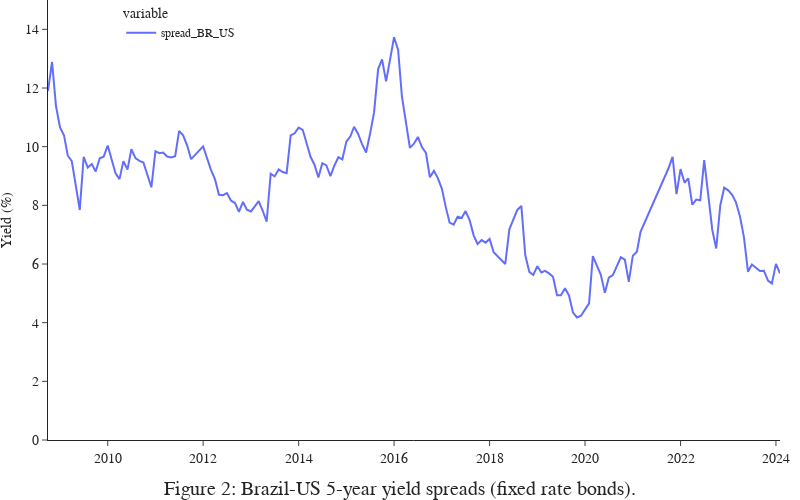

Here is the notebook cell this chart was saved with:
### Code cell
import plotly.graph_objects as go
import plotly.express as px

fig = px.line(data, x=data.index, y=['spread_BR_US',],
              title='Figure 2: Brazil-US 5-year yield spreads (fixed rate bonds).')

fig.update_layout(
    template='simple_white',
    margin=dict(l=0, r=20, t=0, b=60),
     font_family="Times New Roman",
     showlegend=True,
     title_x=0.5, title_y=0.01,
     legend_x = 0.1)

fig.update_layout(
   xaxis_title="",
   yaxis_title="Yield (%)"
)

fig.update_layout(
    autosize=False,
    width=800,
    height=500,
)

fig.update_layout(yaxis_range=[0,15])

fig.update_layout(title={'font': {'size': 20}})

fig.update_xaxes(tickfont=dict(family="Times New Roman",
                                 size=14,) )
fig.update_yaxes(tickfont=dict(family="Times New Roman",
                                 size=14,) )

fig.show()

### Figure 1 — Plotly figure (JSON) as saved in the notebook; plotly's stock layout.template omitted (floating-point values rounded to 4 significant figures; data arrays with more than 128 entries replaced by an {"elided": "..."} marker saying what was removed)
{"data": [{"hovertemplate": "variable=spread_BR_US<br>DATE=%{x}<br>value=%{y}<extra></extra>", "legendgroup": "spread_BR_US", "line": {"color": "#636efa", "dash": "solid"}, "marker": {"symbol": "circle"}, "mode": "lines", "name": "spread_BR_US", "orientation": "v", "showlegend": true, "type": "scatter", "x": {"elided": "173 str values"}, "xaxis": "x", "y": {"elided": "173 float values"}, "yaxis": "y"}], "layout": {"autosize": false, "font": {"family": "Times New Roman"}, "height": 500, "legend": {"title": {"text": "variable"}, "tracegroupgap": 0, "x": 0.1}, "margin": {"b": 60, "l": 0, "r": 20, "t": 0}, "showlegend": true, "title": {"font": {"size": 20}, "text": "Figure 2: Brazil-US 5-year yield spreads (fixed rate bonds).", "x": 0.5, "y": 0.01}, "width": 800, "xaxis": {"anchor": "y", "domain": [0, 1], "tickfont": {"family": "Times New Roman", "size": 14}, "title": {"text": ""}}, "yaxis": {"anchor": "x", "domain": [0, 1], "range": [0, 15], "tickfont": {"family": "Times New Roman", "size": 14}, "title": {"text": "Yield (%)"}}}}
